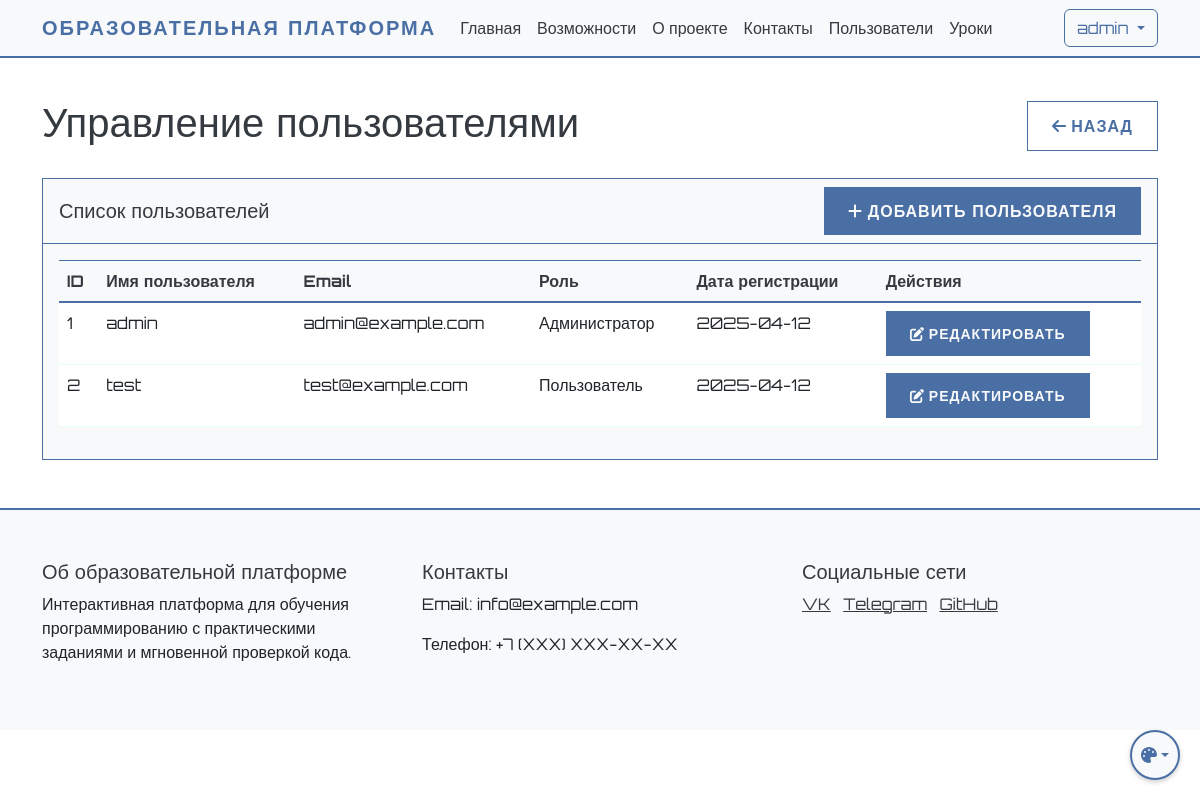
Before: /admin/users (signed in) with the older database file.
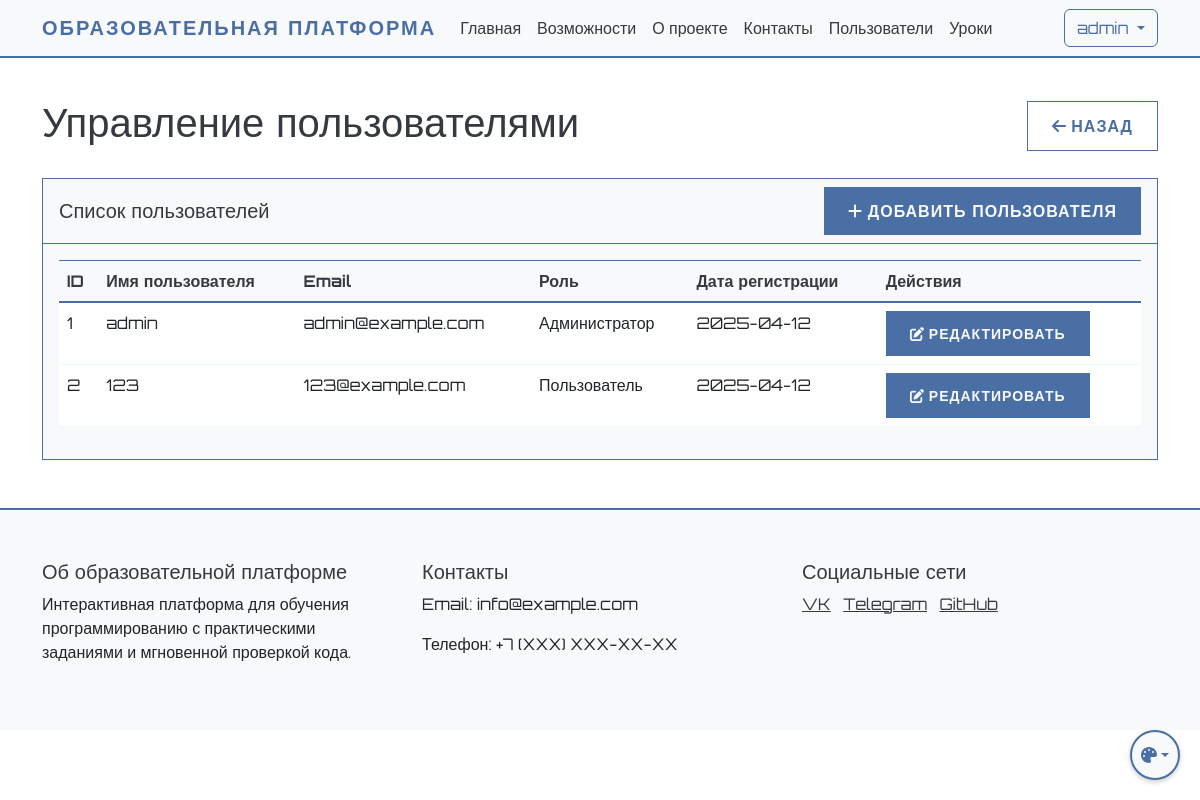
After: the same page with the newer database file.
### app.py (models this page shows, shortened)
class User(UserMixin, db.Model):
    id = db.Column(db.Integer, primary_key=True)
    name = db.Column(db.String(100), nullable=False)
    username = db.Column(db.String(80), unique=True, nullable=False)
    email = db.Column(db.String(120), unique=True, nullable=False)
    password_hash = db.Column(db.String(128))
    is_admin = db.Column(db.Boolean, default=False)
    created_at = db.Column(db.DateTime, default=db.func.now())
    last_login = db.Column(db.DateTime)
    is_active = db.Column(db.Boolean, default=True)
    progress = db.relationship('UserProgress', backref='user', lazy=True)
    ratings = db.relationship('UserRating', backref='user', lazy=True)
    chat_messages = db.relationship('ChatMessage', backref='user', lazy=True)

### app.py (the view)
@app.route('/admin/users')
@login_required
def user_list():
    if not current_user.is_admin:
        abort(403)  # Запрет доступа для не-админов
    users = User.query.all()
    return render_template('user_list.html', users=users)

### app.py (called while the page is built)
@login_manager.user_loader
def load_user(user_id):
    return User.query.get(int(user_id))

### templates/user_list.html (shortened to what this page needs)
{% extends "base.html" %}
{% block content %}
<div class="container mt-4">
    <div class="d-flex justify-content-between align-items-center mb-4">
        <h1>Управление пользователями</h1>
        <a href="{{ url_for('student_dashboard') }}" class="btn btn-secondary">
            <i class="fas fa-arrow-left"></i> Назад
        </a>
    </div>
    <div class="card">
        <div class="card-header">
            <div class="d-flex justify-content-between align-items-center">
                <h5 class="mb-0">Список пользователей</h5>
                <a href="{{ url_for('add_user') }}" class="btn btn-primary">
                    <i class="fas fa-plus"></i> Добавить пользователя
                </a>
            </div>
        </div>
        <div class="card-body">
            {% if users %}
                <div class="table-responsive">
                    <table class="table">
                        <thead>
                            <tr>
                                <th>ID</th>
                                <th>Имя пользователя</th>
                                <th>Email</th>
                                <th>Роль</th>
                                <th>Дата регистрации</th>
                                <th>Действия</th>
                            </tr>
                        </thead>
                        <tbody>
                            {% for user in users %}
                                <tr>
                                    <td>{{ user.id }}</td>
                                    <td>{{ user.username }}</td>
                                    <td>{{ user.email }}</td>
                                    <td>{{ 'Администратор' if user.is_admin else 'Пользователь' }}</td>
                                    <td>{{ user.created_at.strftime('%Y-%m-%d') }}</td>
                                    <td>
                                        <a href="{{ url_for('edit_user', user_id=user.id) }}" class="btn btn-sm btn-primary">
                                            <i class="fas fa-edit"></i> Редактировать
                                        </a>
                                    </td>
                                </tr>
                            {% endfor %}
                        </tbody>
                    </table>
                </div>
            {% else %}
                <div class="alert alert-info">
                    Пользователи не найдены.
                </div>
            {% endif %}
        </div>
    </div>
</div>
{% endblock %}

Changed rows visible on the page:
changed User "Пользователь": username "test" → "123"; email "test@example.com" → "123@example.com"
